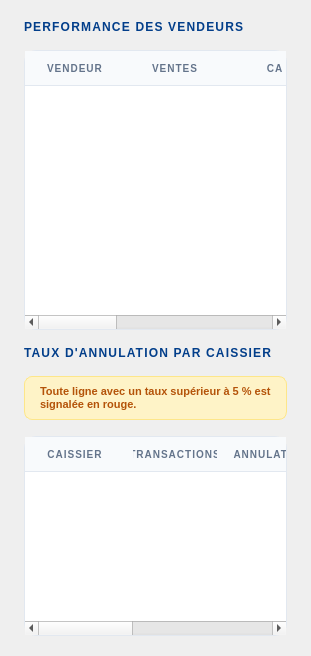
     <widget class="QWidget" name="tab_equipe">
      <property name="styleSheet">
       <string notr="true">QWidget#tab_equipe { background: #f0f4f8; }</string>
      </property>
      <attribute name="title">
       <string>Équipe</string>
      </attribute>
      <layout class="QVBoxLayout" name="tabEquipeLayout">
       <property name="spacing">
        <number>16</number>
       </property>
       <property name="leftMargin">
        <number>24</number>
       </property>
       <property name="topMargin">
        <number>20</number>
       </property>
       <property name="rightMargin">
        <number>24</number>
       </property>
       <property name="bottomMargin">
        <number>20</number>
       </property>
       <item>
        <widget class="QLabel" name="lbl_vendeurs">
         <property name="styleSheet">
          <string notr="true">color: #023E8A; font-size: 12px; font-weight: 800; letter-spacing: 1.2px; background: transparent;</string>
         </property>
         <property name="text">
          <string>PERFORMANCE DES VENDEURS</string>
         </property>
        </widget>
       </item>
       <item>
        <widget class="QTableWidget" name="table_vendeurs">
         <property name="minimumSize">
          <size>
           <width>0</width>
           <height>280</height>
          </size>
         </property>
         <property name="styleSheet">
          <string notr="true">QTableWidget { background: #ffffff; border: 1px solid #e2e8f0; border-radius: 12px; gridline-color: transparent; color: #0f172a; }
QTableWidget::item { padding: 6px; }
QHeaderView::section { background: #f8fafc; color: #64748b; padding: 8px; border: none; border-bottom: 1px solid #e2e8f0; font-size: 10px; font-weight: 800; letter-spacing: 1px; }</string>
         </property>
         <property name="selectionBehavior">
          <enum>QAbstractItemView::SelectionBehavior::SelectRows</enum>
         </property>
         <property name="showGrid">
          <bool>false</bool>
         </property>
         <column>
          <property name="text">
           <string>VENDEUR</string>
          </property>
         </column>
         <column>
          <property name="text">
           <string>VENTES</string>
          </property>
         </column>
         <column>
          <property name="text">
           <string>CA</string>
          </property>
         </column>
         <column>
          <property name="text">
           <string>PANIER MOYEN</string>
          </property>
         </column>
         <column>
          <property name="text">
           <string>CLIENTS SERVIS</string>
          </property>
         </column>
         <column>
          <property name="text">
           <string>PART</string>
          </property>
         </column>
        </widget>
       </item>
       <item>
        <widget class="QLabel" name="lbl_annulations">
         <property name="styleSheet">
          <string notr="true">color: #023E8A; font-size: 12px; font-weight: 800; letter-spacing: 1.2px; background: transparent;</string>
         </property>
         <property name="text">
          <string>TAUX D'ANNULATION PAR CAISSIER</string>
         </property>
        </widget>
       </item>
       <item>
        <widget class="QLabel" name="lbl_alerte_info">
         <property name="styleSheet">
          <string notr="true">color: #b45309; font-size: 11px; font-weight: 600; background: #fef3c7; border: 1px solid #fde68a; border-radius: 8px; padding: 8px 12px;</string>
         </property>
         <property name="text">
          <string>Toute ligne avec un taux supérieur à 5 % est signalée en rouge.</string>
         </property>
         <property name="wordWrap">
          <bool>true</bool>
         </property>
        </widget>
       </item>
       <item>
        <widget class="QTableWidget" name="table_annulations">
         <property name="minimumSize">
          <size>
           <width>0</width>
           <height>200</height>
          </size>
         </property>
         <property name="styleSheet">
          <string notr="true">QTableWidget { background: #ffffff; border: 1px solid #e2e8f0; border-radius: 12px; gridline-color: transparent; color: #0f172a; }
QTableWidget::item { padding: 6px; }
QHeaderView::section { background: #f8fafc; color: #64748b; padding: 8px; border: none; border-bottom: 1px solid #e2e8f0; font-size: 10px; font-weight: 800; letter-spacing: 1px; }</string>
         </property>
         <property name="selectionBehavior">
          <enum>QAbstractItemView::SelectionBehavior::SelectRows</enum>
         </property>
         <property name="showGrid">
          <bool>false</bool>
         </property>
         <column>
          <property name="text">
           <string>CAISSIER</string>
          </property>
         </column>
         <column>
          <property name="text">
           <string>TRANSACTIONS</string>
          </property>
         </column>
         <column>
          <property name="text">
           <string>ANNULATIONS</string>
          </property>
         </column>
         <column>
          <property name="text">
           <string>TAUX</string>
          </property>
         </column>
         <column>
          <property name="text">
           <string>ALERTE</string>
          </property>
         </column>
        </widget>
       </item>
      </layout>
     </widget>
